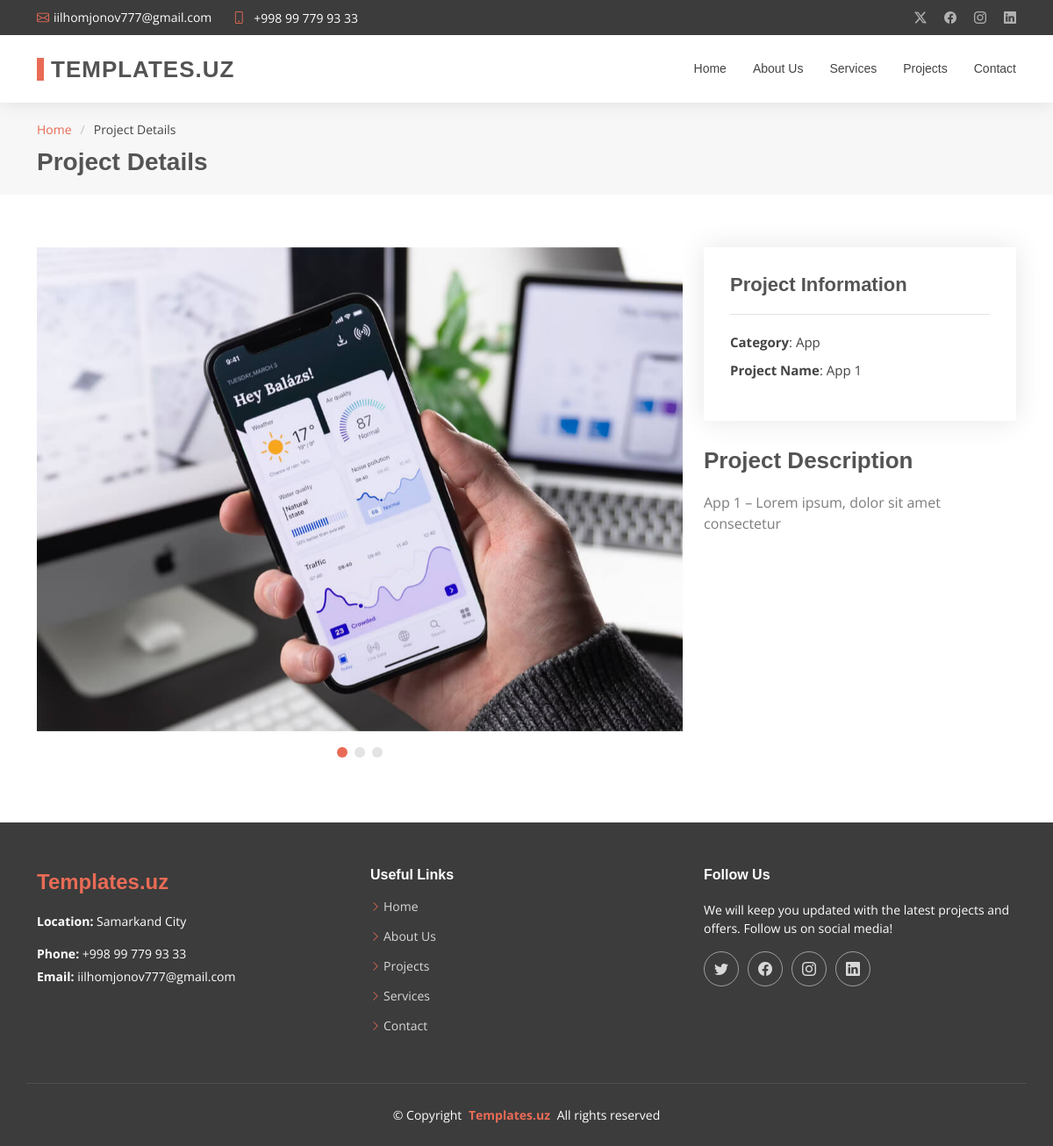
The page /project_details.php on the database its author committed.
### tables this page shows
CREATE TABLE contact_box (
    id INT AUTO_INCREMENT PRIMARY KEY,
    title VARCHAR(255),
    value VARCHAR(255),
    icon VARCHAR(255)
);

CREATE TABLE projects (
    id INT AUTO_INCREMENT PRIMARY KEY,
    category_id INT,
    project_name VARCHAR(255) NOT NULL,
    description TEXT,
    FOREIGN KEY (category_id) REFERENCES category(id) ON DELETE CASCADE
);

CREATE TABLE category (
    id INT AUTO_INCREMENT PRIMARY KEY,
    category_name VARCHAR(255) NOT NULL
);

### config.php (called while the page is built, shortened)
<?php
class Database
{
    private $conn;
    public function __construct()
    {
        $servername = "localhost";
        $username = "root";
        $password = "";
        $dbname = "templates";
        $this->conn = new mysqli($servername, $username, $password, $dbname);
    }
    public function executeQuery($sql)
    {
        $result = $this->conn->query($sql);
        return $result;
    }
    public function select($table, $columns = "*", $condition = "")
    {
        $sql = "SELECT $columns FROM $table $condition";
        return $this->executeQuery($sql)->fetch_all(MYSQLI_ASSOC);
    }
    public function getById($table, $id)
    {
        $id = intval($id);
        $condition = "WHERE id = $id";
        $result = $this->select($table, "*", $condition);
        return $result ? $result[0] : null;
    }
}

### project_details.php (the view, shortened to what this page needs)
<?php
include 'config.php';
$id = isset($_GET['id']) ? intval($_GET['id']) : 1;
$query = new Database();
$project = $query->getById('projects', $id);
if ($project) {
  $category = isset($project['category_id']) ? $query->getById('category', $project['category_id'])['category_name'] : 'Unknown';
  $project_images = $query->executeQuery("SELECT image_url FROM project_images WHERE project_id = $id")->fetch_all(MYSQLI_ASSOC);
  $project_images = !empty($project_images) ? array_column($project_images, 'image_url') : [];
}
?>
<!DOCTYPE html>
<html lang="en">
<head>
  <link href="assets/vendor/bootstrap/css/bootstrap.min.css" rel="stylesheet">
  <link href="assets/vendor/bootstrap-icons/bootstrap-icons.css" rel="stylesheet">
  <link href="assets/vendor/aos/aos.css" rel="stylesheet">
  <link href="assets/vendor/swiper/swiper-bundle.min.css" rel="stylesheet">
  <link href="assets/vendor/glightbox/css/glightbox.min.css" rel="stylesheet">
  <link href="assets/css/main.css" rel="stylesheet">
</head>
<body class="portfolio-details-page">
  <?php include 'includes/header.php'; ?>
  <main class="main">
    <div class="page-title" data-aos="fade">
      <div class="container">
        <nav class="breadcrumbs">
          <ol>
            <li><a href="./">Home</a></li>
            <li class="current">Project Details</li>
          </ol>
        </nav>
        <h1>Project Details</h1>
      </div>
    </div>
    <section id="portfolio-details" class="portfolio-details section">
      <div class="container" data-aos="fade-up" data-aos-delay="100">
        <div class="row gy-4">
          <?php if ($project): ?>
            <div class="col-lg-8">
              <div class="portfolio-details-slider swiper init-swiper">
                <div class="swiper-wrapper align-items-center">
                  <?php foreach ($project_images as $image): ?>
                    <div class="swiper-slide">
                      <img src="assets/img/projects/<?php echo $image; ?>" alt="project Image">
                    </div>
                  <?php endforeach; ?>
                </div>
                <div class="swiper-pagination"></div>
              </div>
            </div>
            <div class="col-lg-4">
              <div class="portfolio-info" data-aos="fade-up" data-aos-delay="200">
                <h3>Project Information</h3>
                <ul>
                  <li><strong>Category</strong>: <?php echo $category; ?></li>
                  <li><strong>Project Name</strong>: <?php echo $project['project_name']; ?></li>
                </ul>
              </div>
              <div class="portfolio-description" data-aos="fade-up" data-aos-delay="300">
                <h2>Project Description</h2>
                <p><?php echo $project['project_name']; ?> – <?php echo $project['description']; ?></p>
              </div>
            </div>
          <?php endif; ?>
        </div>
      </div>
    </section>
  </main>
  <?php include 'includes/footer.php'; ?>
</body>
</html>

### includes/header.php (shortened to what this page needs)
<?php $contact_boxData = $query->select('contact_box'); ?>
<?php $contactData = $query->select('contact'); ?>
<header id="header" class="header sticky-top">
    <div class="topbar d-flex align-items-center dark-background">
        <div class="container d-flex justify-content-center justify-content-md-between">
            <div class="contact-info d-flex align-items-center">
                <i class="bi bi-envelope d-flex align-items-center">
                    <a href="mailto:<?php echo  $contact_boxData[2]['value']; ?>">
                        <?php echo  $contact_boxData[2]['value']; ?>
                    </a>
                </i>
                <i class="bi bi-phone d-flex align-items-center ms-4">
                    <span>
                        <a href="tel:<?php echo trim($contact_boxData[2]['value']); ?>">
                            <?php echo $contact_boxData[1]['value']; ?>
                        </a>
                    </span>
                </i>
            </div>
            <div class="social-links d-none d-md-flex align-items-center">
                <a href="https://twitter.com/<?php echo  $contactData[0]['twitter']; ?>" class="twitter"><i class="bi bi-twitter-x"></i></a>
                <a href="https://facebook.com/<?php echo  $contactData[0]['facebook']; ?>" class="facebook"><i class="bi bi-facebook"></i></a>
                <a href="https://instagram.com/<?php echo  $contactData[0]['instagram']; ?>" class="instagram"><i class="bi bi-instagram"></i></a>
                <a href="https://linkedin.com/in/<?php echo  $contactData[0]['linkedin']; ?>" class="linkedin"><i class="bi bi-linkedin"></i></a>
            </div>
        </div>
    </div>
    <div class="branding">
        <div class="container position-relative d-flex align-items-center justify-content-between">
            <a href="./" class="logo d-flex align-items-center">
                <h1 class="sitename">Templates.uz<br></h1>
            </a>
            <?php $current_page = basename($_SERVER['PHP_SELF']); ?>
            <nav id="navmenu" class="navmenu">
                <ul>
                    <li><a href="./" class="<?= ($current_page == 'index.php') ? 'active' : ''; ?>">Home</a></li>
                    <li><a href="about.php" class="<?= ($current_page == 'about.php') ? 'active' : ''; ?>">About Us</a></li>
                    <li><a href="services.php" class="<?= ($current_page == 'services.php') ? 'active' : ''; ?>">Services</a></li>
                    <li><a href="projects.php" class="<?= ($current_page == 'projects.php') ? 'active' : ''; ?>">Projects</a></li>
                    <li><a href="contact.php" class="<?= ($current_page == 'contact.php') ? 'active' : ''; ?>">Contact</a></li>
                </ul>
            </nav>
        </div>
    </div>
</header>

### includes/footer.php (shortened to what this page needs)
<footer id="footer" class="footer position-relative dark-background">
    <div class="container footer-top">
        <div class="row gy-4">
            <div class="col-lg-4 col-md-6 col-sm-12 footer-about mb-4">
                <a href="./" class="d-flex align-items-center">
                    <span class="sitename">Templates.uz</span>
                </a>
                <div class="footer-contact pt-3">
                    <p><strong>Location:</strong> <?php echo  $contact_boxData[0]['value']; ?></p>
                    <p class="mt-3"><strong>Phone:</strong> <span onclick="window.location.href='tel:<?php echo trim($contact_boxData[2]['value']); ?>'"><?php echo $contact_boxData[1]['value']; ?></span></p>
                    <p><strong>Email:</strong> <span onclick="window.location.href='mailto:<?php echo $contact_boxData[2]['value']; ?>'"><?php echo  $contact_boxData[2]['value']; ?></span></p>
                </div>
            </div>
            <div class="col-lg-4 col-md-6 col-sm-12 footer-links mb-4">
                <h4>Useful Links</h4>
                <ul>
                    <li><i class="bi bi-chevron-right"></i> <a href="./">Home</a></li>
                    <li><i class="bi bi-chevron-right"></i> <a href="about.php">About Us</a></li>
                    <li><i class="bi bi-chevron-right"></i> <a href="projects.php">Projects</a></li>
                    <li><i class="bi bi-chevron-right"></i> <a href="services.php">Services</a></li>
                    <li><i class="bi bi-chevron-right"></i> <a href="contact.php">Contact</a></li>
                </ul>
            </div>
            <div class="col-lg-4 col-md-12 footer-follow mb-4">
                <h4>Follow Us</h4>
                <p>We will keep you updated with the latest projects and offers. Follow us on social media!</p>
                <div class="social-links d-flex">
                    <a href="https://twitter.com/<?php echo  $contactData[0]['twitter']; ?>" target="_blank"><i class="bi bi-twitter"></i></a>
                    <a href="https://facebook.com/<?php echo  $contactData[0]['facebook']; ?>" target="_blank"><i class="bi bi-facebook"></i></a>
                    <a href="https://instagram.com/<?php echo  $contactData[0]['instagram']; ?>" target="_blank"><i class="bi bi-instagram"></i></a>
                    <a href="https://linkedin.com/in/<?php echo  $contactData[0]['linkedin']; ?>" target="_blank"><i class="bi bi-linkedin"></i></a>
                </div>
            </div>
        </div>
    </div>
    <div class="container copyright text-center mt-4">
        <p>© <span>Copyright</span> <strong class="px-1 sitename"><a href="https://templates.uz/">Templates.uz</a> </strong> <span>All rights reserved</span></p>
    </div>
</footer>

### includes/footer.php (style rules this page uses)
footer .sitename { color: var(--accent-color); }

### rows shown on the page
contact_box: value "iilhomjonov777@gmail.com"
contact_box: value "+998 99 779 93 33"
projects: category.category_name "App", project_name "App 1", description "Lorem ipsum, dolor sit amet consectetur"
contact_box: value "Samarkand City"
